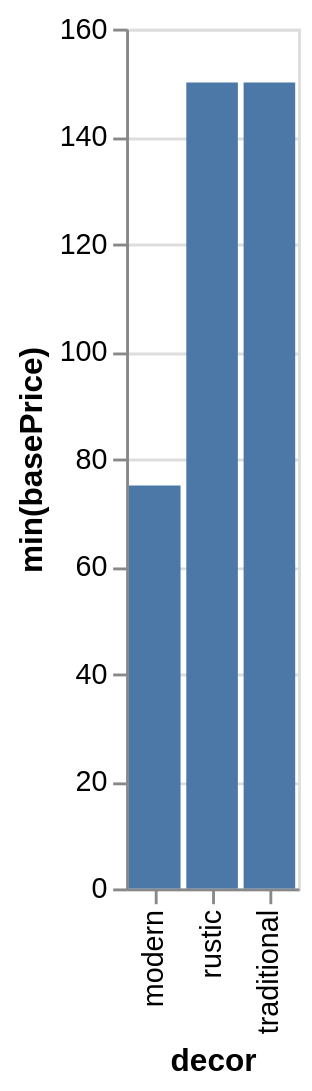

This figure's Vega-Lite source:
### Vega-Lite specification from a JSON file in a GitHub repository (floating-point values rounded to 4 significant figures)
{"data": {"values": [{"x_data": "modern", "y_data": 75}, {"x_data": "rustic", "y_data": 150}, {"x_data": "traditional", "y_data": 150}]}, "mark": "bar", "encoding": {"x": {"field": "x_data", "type": "nominal", "title": "decor", "sort": "ascending"}, "y": {"field": "y_data", "type": "quantitative", "title": "min(basePrice)"}}}
